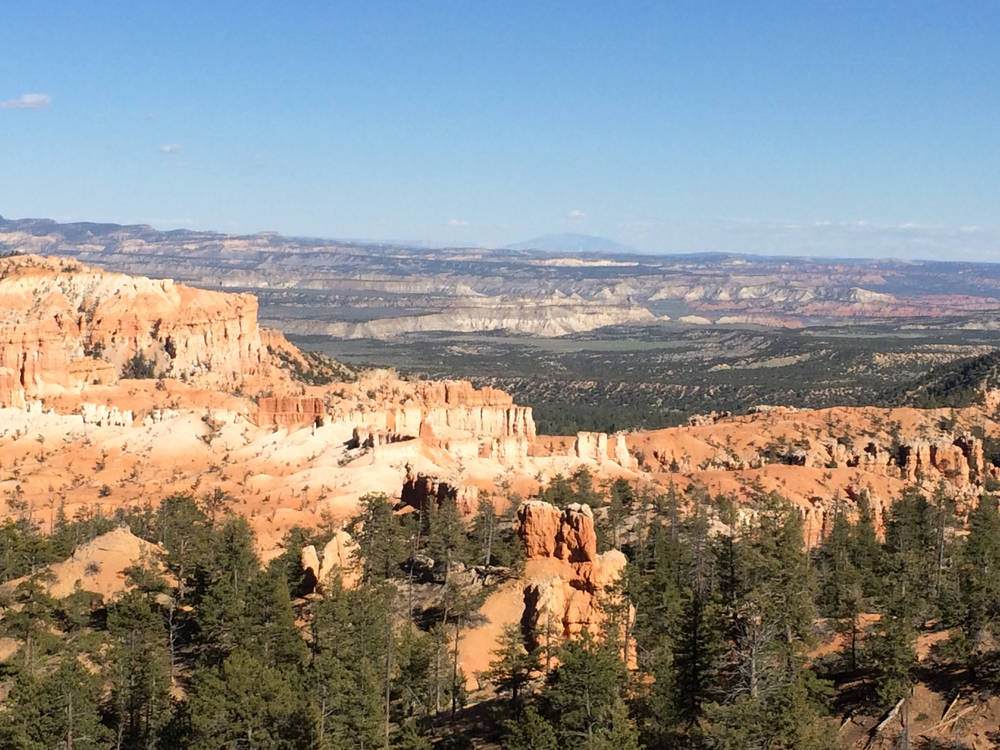
#> input picture dataset/Panorama_Images/bryce_right_02.png, 1000 x 750 px, found by its file name
$ python Matching.py
#> lines starting #> are read from the running program, lines starting #| are printed output that depends on the picture
import cv2
import numpy as np
from myPackage.KeyPointDetectors import detectKeypoints

img1 = cv2.imread("dataset/Panorama_Images/bryce_right_02.png") # queryImage -- right image
#> img1 is the input picture: shape (750, 1000, 3); mean B, G, R 137.5, 141.8, 143.6
img2 = cv2.imread("dataset/Panorama_Images/bryce_left_02.png") # trainImage -- left image
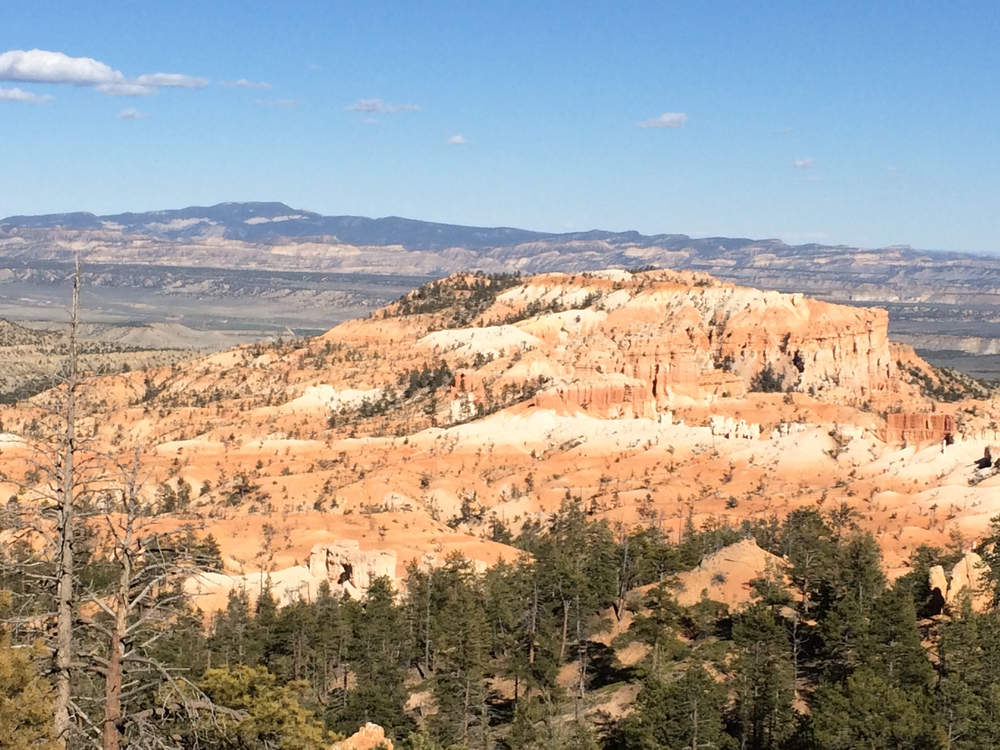
#> input picture dataset/Panorama_Images/bryce_left_02.png, 1000 x 750 px, found by its file name
#> img2 is the input picture: shape (750, 1000, 3); mean B, G, R 146.6, 155.2, 161.7
matcher = cv2.DescriptorMatcher_create("BruteForce")

# [4 lines of commented-out code are left out]

SIFT1 = cv2.xfeatures2d.SIFT_create()
(kps1, des1) = SIFT1.detectAndCompute(img1, None)
#> kps1 = 8936 keypoints; strongest (x, y, size): (353, 444, 7.5), (99, 424, 3.1), (407, 438, 4.6), (99, 322, 2.6)
kps1 = np.float32([kp.pt for kp in kps1])
#> kps1 = 8936 pairs, first value 2.47 to 996.6, second value 215.3 to 747.2
SIFT2 = cv2.xfeatures2d.SIFT_create()
(kps2, des2) = SIFT2.detectAndCompute(img2, None)
#> kps2 = 9479 keypoints; strongest (x, y, size): (984, 462, 8.1), (727, 436, 3), (462, 375, 2.5), (949, 440, 6.2)
kps2 = np.float32([kp.pt for kp in kps2])
#> kps2 = 9479 pairs, first value 2.6 to 997.2, second value 47.45 to 747.1

matchedKps = matcher.knnMatch(des1, des2, 2)
#> matchedKps = 8936 matches
matches = []

for oneMatch in matchedKps:
    if len(oneMatch) == 2 and oneMatch[0].distance < oneMatch[1].distance*0.75:
        matches.append((oneMatch[0].trainIdx, oneMatch[0].queryIdx))
#> after the loop, matches = 1708 pairs, first value 1354 to 9468, second value 8 to 7695

if len(matches) > 4:
    points1 = np.float32([kps1[i] for (_, i) in matches])
#> points1 = 1708 pairs, first value 3.75 to 869.1, second value 217.5 to 745.4
    points2 = np.float32([kps2[i] for (i, _) in matches])
#> points2 = 1708 pairs, first value 130 to 995.3, second value 213.6 to 746.3

    (homographyMatrix, status) = cv2.findHomography(points1, points2, cv2.RANSAC, 4)
#> homographyMatrix = [[0.839, -0.0152, 639.2], [-0.0477, 0.971, 22.36], [-0.000162, 4.64e-07, 1]]; status = 1708 values, max 1 at index 0, min 0 at index 142, mean 0.989

    newHeight = img1.shape[0]
#> newHeight = 750
    newWidth = img1.shape[1] + img2.shape[1]
#> newWidth = 2000
    # warp the img1 which is on the right
    result = cv2.warpPerspective(img1, homographyMatrix, (newWidth, newHeight))
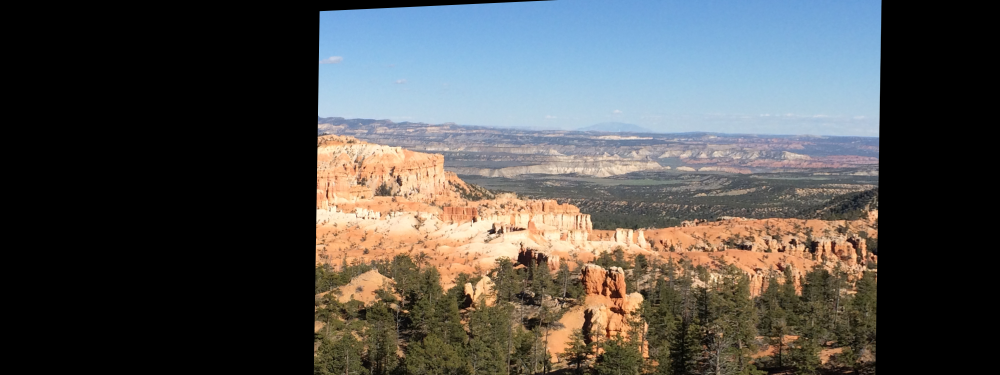
#> result: shape (750, 2000, 3) (shown at 1/2 size); mean B, G, R 78.9, 80.6, 81.2

    result[0:img2.shape[0], 0:img2.shape[1]] = img2
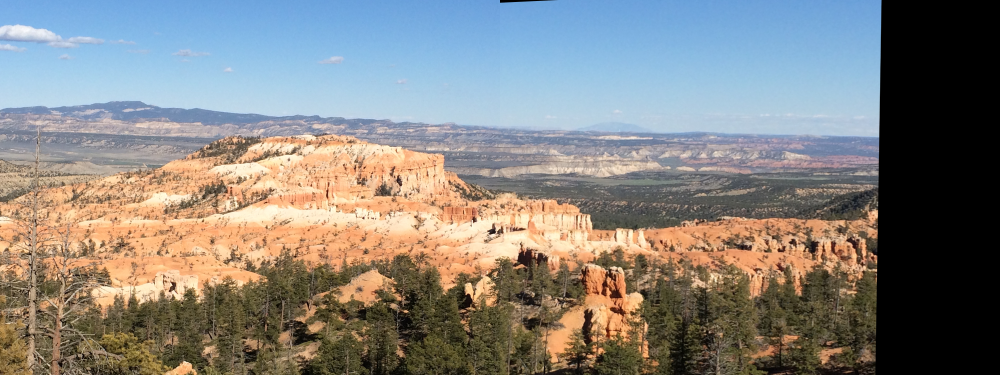
#> result: shape (750, 2000, 3) (shown at 1/2 size); mean B, G, R 126.3, 130.6, 133.1

cv2.imshow("Result", result)
cv2.imwrite("result.png", result)
cv2.waitKey()

#print("# of matched keypoints: {}".format(len(matches)))
#print("# of keypoints from first image: {}".format(len(kps1)))
#print("# of keypoints from second image: {}".format(len(kps2)))
